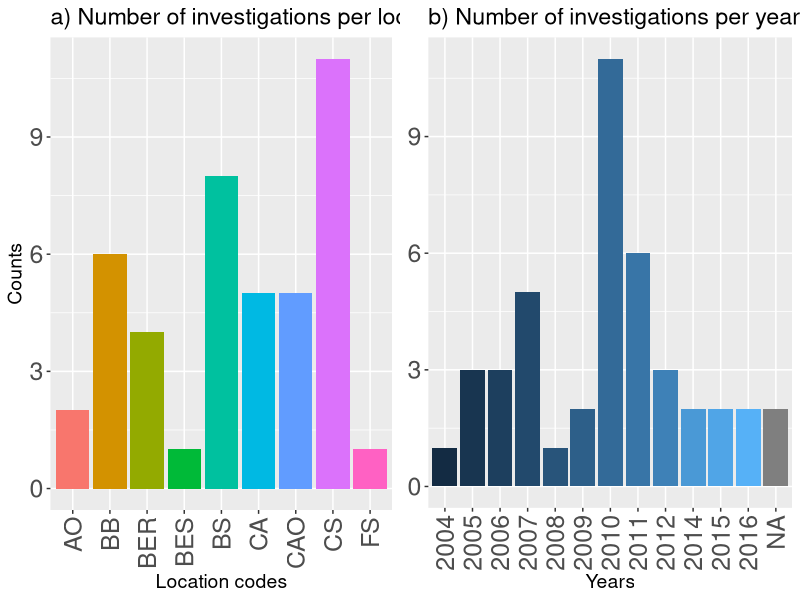

The R source for this figure:
###### set working directory
getwd()
setwd("~/Documents/marine_science")

###### load libraries
library(tidyverse)
library(grid)
library(gridExtra)
library(ggplot2)
library(ggpubr)

# read data
UIB_data <- read_delim("BIO458_review_details.csv", delim = ",")

# plot locations and years
locations <- ggplot(UIB_data, aes(x=Loc_code, fill=Loc_code)) +
  geom_bar(stat="count", position=position_dodge(), show.legend = FALSE) +
  labs(title = "a) Number of investigations per location",
       x = "Location codes",
       y="Counts") +
  theme(text = element_text(size=14),
        axis.text=element_text(size=18),
        axis.text.x = element_text(angle = 90, vjust = 0.5, hjust=1))

years <- ggplot(UIB_data, aes(x=as.factor(Year), fill=Year)) +
  geom_bar(stat="count", position=position_dodge(), show.legend = FALSE) +
  labs(title = "b) Number of investigations per year",
       x = "Years",
       y="Number of investigations") +
  theme(text = element_text(size=14),
        axis.title.y = element_blank(),
        axis.text=element_text(size=18),
        axis.text.x = element_text(angle = 90, vjust = 0.5, hjust=1))

loc_year <- ggarrange(locations, years, ncol=2, nrow=1)
ggarrange(locations, years, ncol=2, nrow=1)
